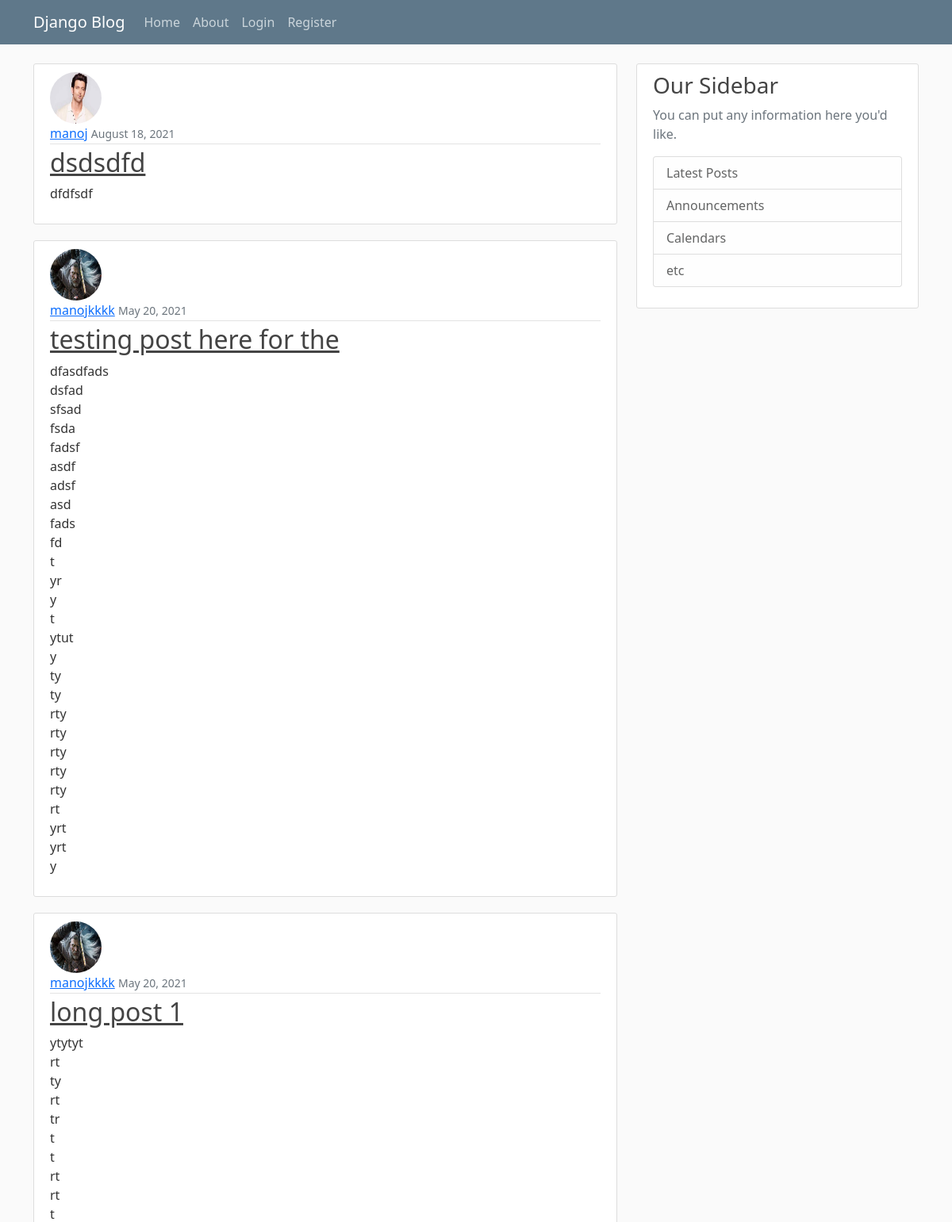
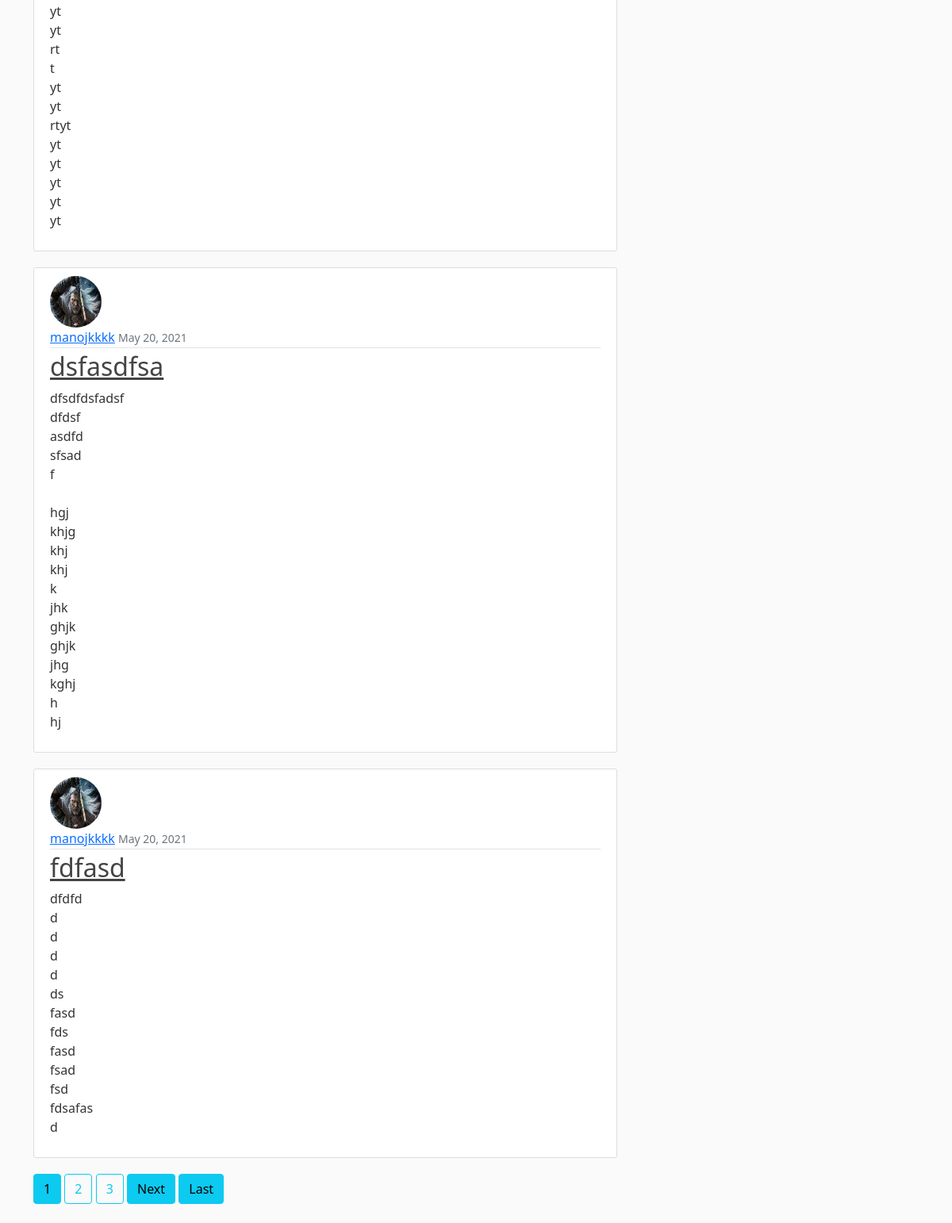
The page / on the database its author committed (2 pictures, top to bottom).
### home/models.py (models this page shows, shortened)
class Post(models.Model):
    title = models.CharField(max_length=100)
    content = models.TextField()
    date_posted = models.DateTimeField(default=timezone.now)
    author = models.ForeignKey(User, on_delete=models.CASCADE)

### users/models.py (models this page shows, shortened)
class Profile(models.Model):
    user = models.OneToOneField(User, on_delete=models.CASCADE)
    image = models.ImageField(default='default.jpg', upload_to='profile_pics')

### home/views.py (the view)
# urls.py: path('', PostListView.as_view(), name='blog-home'),
class PostListView(ListView):
    model = Post
    template_name = 'home/home.html'
    context_object_name = 'posts'
    ordering = ['-date_posted']
    paginate_by = 5

### home/templates/home/home.html (shortened to what this page needs)
{% extends 'home/base.html' %}
{% block content %}
{% for post in posts %}
<article class="media content-section">
  <img class = "rounded-circle article-img" src = "{{post.author.profile.image.url}}">
  <div class="media-body">
    <div class="article-metadata">
      <a class="mr-2" href="{% url 'post-users' post.author.username %}">{{ post.author }}</a>
      <small class="text-muted">{{ post.date_posted|date:"F d, Y" }}</small>
    </div>
    <h2><a class="article-title" href="{% url 'post-detail' post.id %}">{{ post.title }}</a></h2>
    <p class="article-content">{{ post.content }}</p>
  </div>
</article>
{% endfor %}
{% if is_paginated%}
  {% for num in page_obj.paginator.page_range%}
    {% if page_obj.number == num %}
      <a class="btn btn-info mb-4" href= "?page={{ num }}">{{ num }}</a>
    {% elif num > page_obj.number|add:'-3' and num < page_obj.number|add:'3' %}
      <a class="btn btn-outline-info mb-4" href= "?page={{ num }}">{{ num }}</a>
    {% endif %}
  {% endfor %}
  {% if page_obj.has_next %}
    <a class="btn btn-info mb-4" href= "?page={{ page_obj.next_page_number }}">Next</a>
    <a class="btn btn-info mb-4" href= "?page={{ page_obj.paginator.num_pages }}">Last</a>
  {% endif %}
{% endif %}
{% endblock content %}

### home/templates/home/base.html (shortened to what this page needs)
{% load static %}
<!DOCTYPE html>
<html lang="en">
<head>
    <link href="https://cdn.jsdelivr.net/npm/bootstrap@5.0.0-beta3/dist/css/bootstrap.min.css" rel="stylesheet">
    <link rel="stylesheet" href="{% static 'home/main.css' %}">
</head>
<body>
    <header class="site-header">
        <nav class="navbar navbar-expand-md navbar-dark bg-steel fixed-top">
            <div class="container">
                <a class="navbar-brand mr-4" href="{% url 'blog-home' %}">Django Blog</a>
                <div class="collapse navbar-collapse" id="navbarToggle">
                    <div class="navbar-nav mr-auto">
                        <a class="nav-item nav-link" href="{% url 'blog-home' %}">Home</a>
                        <a class="nav-item nav-link" href="{% url 'blog-about'%}">About</a>
                    </div>
                    <div class="navbar-nav">
                        {% if user.is_authenticated %}
                        <a class="nav-item nav-link" href="{% url 'post-create'%}">New Post</a>
                        <a class="nav-item nav-link" href="{% url 'profile'%}">Profile</a>
                        <a class="nav-item nav-link" href="{% url 'logout'%}">Logout</a>
                        {% else %}
                        <a class="nav-item nav-link" href="{% url 'login'%}">Login</a>
                        <a class="nav-item nav-link" href="{% url 'register'%}">Register</a>
                        {% endif %}
                    </div>
                </div>
            </div>
        </nav>
    </header>
    <main role="main" class="container">
        <div class="row">
            <div class="col-md-8">
                {% block content %}
                {% endblock content %}
            </div>
            <div class="col-md-4">
                <div class="content-section">
                    <h3>Our Sidebar</h3>
                    <p class='text-muted'>You can put any information here you'd like.
                    <ul class="list-group">
                        <li class="list-group-item list-group-item-light">Latest Posts</li>
                        <li class="list-group-item list-group-item-light">Announcements</li>
                        <li class="list-group-item list-group-item-light">Calendars</li>
                        <li class="list-group-item list-group-item-light">etc</li>
                    </ul>
                    </p>
                </div>
            </div>
        </div>
    </main>
</body>
</html>

### home/static/home/main.css (style rules this page uses)
body { background: #fafafa; color: #333333; margin-top: 5rem; }
h1, h2, h3, h4, h5, h6 { color: #444444; }
ul { margin: 0; }
.bg-steel { background-color: #5f788a; }
.site-header .navbar-nav .nav-link { color: #cbd5db; }
.content-section { background: #ffffff; padding: 10px 20px; border: 1px solid #dddddd; border-radius: 3px; margin-bottom: 20px; }
.article-title { color: #444444; }
.article-content { white-space: pre-line; }
.article-img { height: 65px; width: 65px; margin-right: 16px; }
.article-metadata { padding-bottom: 1px; margin-bottom: 4px; border-bottom: 1px solid #e3e3e3 }

### rows shown on the page
Post: author.profile.image (picture), author "manoj", date_posted "August 18, 2021", title "dsdsdfd", content "dfdfsdf"
Post: author.profile.image (picture), author "manojkkkk", date_posted "May 20, 2021", title "testing post here for the", content "dfasdfads dsfad sfsad fsda fadsf asdf adsf asd fads fd t yr y t ytut y ty ty rty rty rty rty rty rt yrt yrt y"
Post: author.profile.image (picture), author "manojkkkk", date_posted "May 20, 2021", title "long post 1", content "ytytyt rt ty rt tr t t rt rt t yt yt rt t yt yt rtyt yt yt yt yt yt"
Post: author.profile.image (picture), author "manojkkkk", date_posted "May 20, 2021", title "dsfasdfsa", content "dfsdfdsfadsf dfdsf asdfd sfsad f hgj khjg khj khj k jhk ghjk ghjk jhg kghj h hj"
Post: author.profile.image (picture), author "manojkkkk", date_posted "May 20, 2021", title "fdfasd", content "dfdfd d d d d ds fasd fds fasd fsad fsd fdsafas d"

### other values the page prints
{{ num }} "1"
{{ num }} "2" "3"
